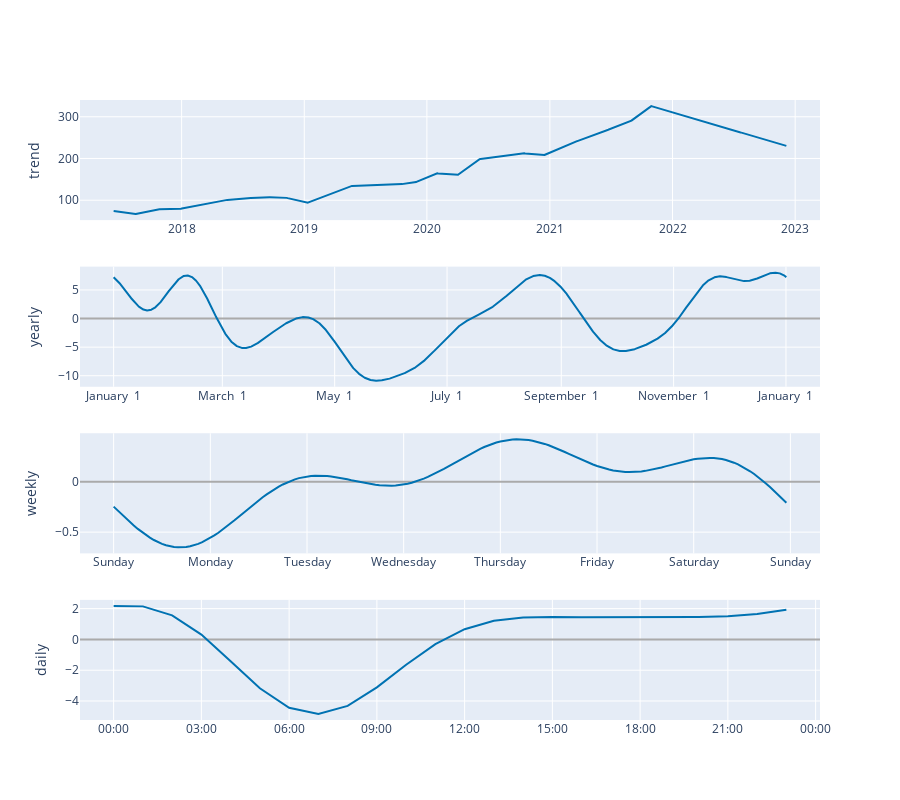

Notebook code cell kept with this figure:
### Code cell
# Python
plot_components_plotly(m, forecast)

### Figure 1 — Plotly figure (JSON) as saved in the notebook; plotly's stock layout.template omitted (floating-point values rounded to 4 significant figures; data arrays with more than 128 entries replaced by an {"elided": "..."} marker saying what was removed)
{"data": [{"line": {"color": "#0072B2", "width": 2}, "mode": "lines", "name": "trend", "type": "scatter", "x": {"elided": "10004 str values"}, "xaxis": "x", "y": {"elided": "10004 float values"}, "yaxis": "y"}, {"line": {"color": "#0072B2", "width": 2}, "mode": "lines", "name": "yearly", "type": "scatter", "x": {"elided": "8766 str values"}, "xaxis": "x2", "y": {"elided": "8766 float values"}, "yaxis": "y2"}, {"line": {"color": "#0072B2", "width": 2}, "mode": "lines", "name": "weekly", "type": "scatter", "x": {"elided": "168 str values"}, "xaxis": "x3", "y": {"elided": "168 float values"}, "yaxis": "y3"}, {"line": {"color": "#0072B2", "width": 2}, "mode": "lines", "name": "daily", "type": "scatter", "x": ["2017-01-01T00:00:00", "2017-01-01T01:00:00", "2017-01-01T02:00:00", "2017-01-01T03:00:00", "2017-01-01T04:00:00", "2017-01-01T05:00:00", "2017-01-01T06:00:00", "2017-01-01T07:00:00", "2017-01-01T08:00:00", "2017-01-01T09:00:00", "2017-01-01T10:00:00", "2017-01-01T11:00:00", "2017-01-01T12:00:00", "2017-01-01T13:00:00", "2017-01-01T14:00:00", "2017-01-01T15:00:00", "2017-01-01T16:00:00", "2017-01-01T17:00:00", "2017-01-01T18:00:00", "2017-01-01T19:00:00", "2017-01-01T20:00:00", "2017-01-01T21:00:00", "2017-01-01T22:00:00", "2017-01-01T23:00:00"], "xaxis": "x4", "y": [2.179, 2.147, 1.559, 0.3122, -1.412, -3.171, -4.439, -4.843, -4.32, -3.116, -1.644, -0.3037, 0.6636, 1.207, 1.42, 1.452, 1.435, 1.433, 1.448, 1.455, 1.455, 1.499, 1.656, 1.928], "yaxis": "y4"}], "layout": {"height": 800, "showlegend": false, "width": 900, "xaxis": {"anchor": "y", "domain": [0, 1], "range": ["2017-03-04T13:24:00", "2023-03-15T22:36:00"], "type": "date"}, "xaxis2": {"anchor": "y2", "domain": [0, 1], "range": ["2016-12-13T17:45:00", "2018-01-19T11:15:00"], "tickformat": "%B %e", "type": "date"}, "xaxis3": {"anchor": "y3", "domain": [0, 1], "range": ["2016-12-31T15:39:00", "2017-01-08T07:21:00"], "tickformat": "%A", "type": "date"}, "xaxis4": {"anchor": "y4", "domain": [0, 1], "range": ["2016-12-31T22:51:00", "2017-01-02T00:09:00"], "tickformat": "%H:%M", "type": "date"}, "yaxis": {"anchor": "x", "domain": [0.8063, 1], "rangemode": "normal", "title": {"text": "trend"}, "zerolinecolor": "#AAA"}, "yaxis2": {"anchor": "x2", "domain": [0.5375, 0.7312], "title": {"text": "yearly"}, "zerolinecolor": "#AAA"}, "yaxis3": {"anchor": "x3", "domain": [0.2687, 0.4625], "title": {"text": "weekly"}, "zerolinecolor": "#AAA"}, "yaxis4": {"anchor": "x4", "domain": [0, 0.1938], "title": {"text": "daily"}, "zerolinecolor": "#AAA"}}}
